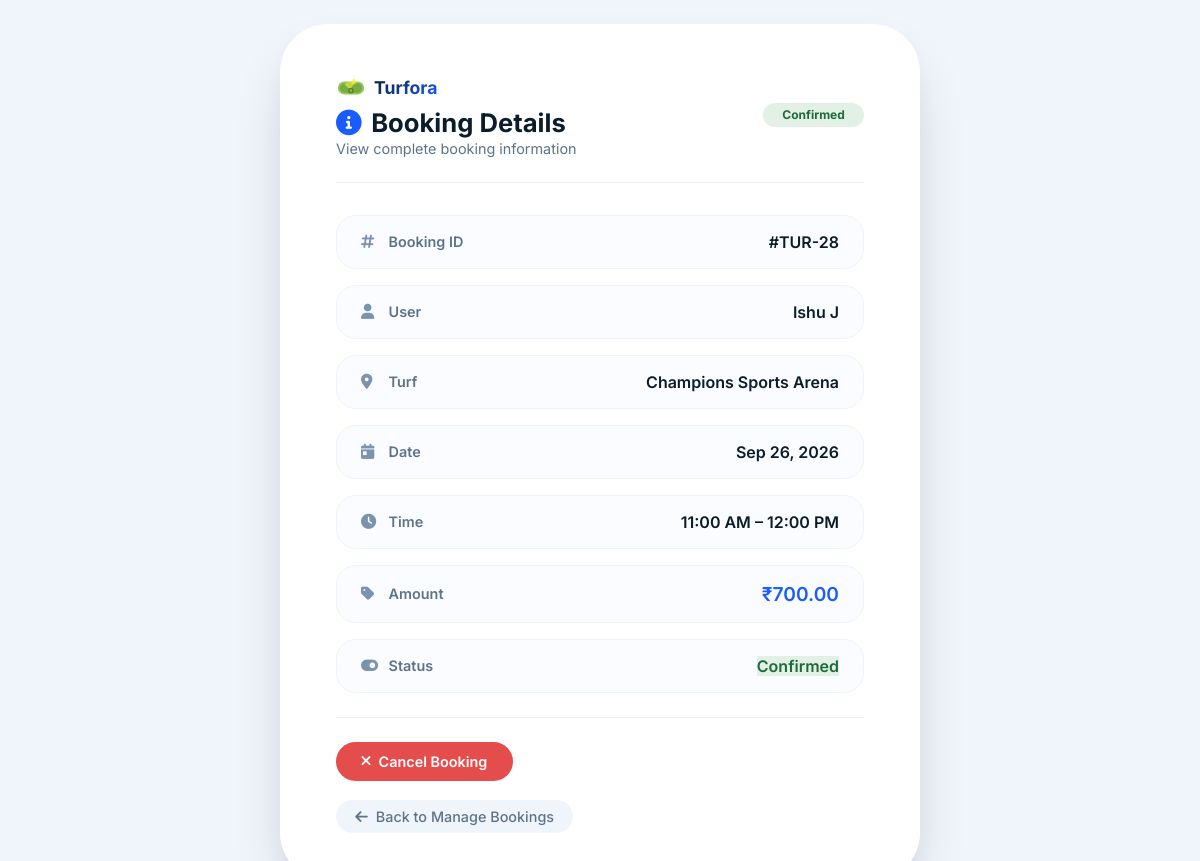
Page /admin_booking_detail/28/ on the committed database.
### turforaapp/models.py (models this page shows, shortened)
class Booking(models.Model):
    turf = models.ForeignKey(Turf, on_delete=models.CASCADE)
    player = models.ForeignKey(Playerdetail, on_delete=models.CASCADE)
    booking_date = models.DateField()
    start_time = models.TimeField()
    end_time = models.TimeField()
    price = models.DecimalField(max_digits=10, decimal_places=2)
    status = models.CharField(
        max_length=20,
        choices=[
            ('confirmed', 'Confirmed'),
            ('cancelled', 'Cancelled'),
        ],
        default='confirmed'
    )
    created_at = models.DateTimeField(auto_now_add=True)

class Playerdetail(models.Model):
     username=models.CharField(max_length=10)
     email=models.EmailField(unique=True)
     phone=models.CharField(max_length=10)
     password=models.CharField(max_length=10)
     confirmPassword=models.CharField(max_length=10)
     is_block = models.BooleanField(default=False)

class Turf(models.Model):
    turf_name = models.CharField(max_length=100)
    location = models.CharField(max_length=100)
    turf_type = models.CharField(max_length=50)
    image = models.ImageField(upload_to='turf_images/', blank=True, null=True)
    description = models.TextField()
    price_per_hour = models.DecimalField(max_digits=10, decimal_places=2)
    available_facilities = models.TextField()
    rating = models.DecimalField(max_digits=3, decimal_places=1, default=0.0)
    address = models.CharField(max_length=255)
    opening_time = models.TimeField()
    closing_time = models.TimeField()
    is_active = models.BooleanField(default=True)

### turforaapp/views.py (the view)
# urls.py: path( 'admin_booking_detail/<int:booking_id>/', views.admin_booking_detail, name='admin_booking_detail'),
def admin_booking_detail(request, booking_id):
    booking = get_object_or_404(
        Booking,
        id=booking_id
    )
    return render(
        request,
        'admin_booking_detail.html',
        {
            'booking': booking
        }
    )

### turforaapp/templates/admin_booking_detail.html (shortened to what this page needs)
<!DOCTYPE html>
<html lang="en">
<head>
    <link rel="stylesheet" href="https://cdnjs.cloudflare.com/ajax/libs/font-awesome/6.0.0-beta3/css/all.min.css" />
</head>
<body>
    <div class="booking-details-container">
        <div class="page-header">
            <div class="title-group">
                <div class="logo-mini" style="margin-bottom:0.3rem;">
                    <span>Turfora</span>
                </div>
                <h2><i class="fas fa-info-circle"></i> Booking Details</h2>
                <span class="sub">View complete booking information</span>
            </div>
            <span class="status-badge {{ booking.status }}">
                 {{ booking.get_status_display }}
            </span>
        </div>
        <div class="booking-details">
    <div class="detail-row">
        <span class="label">
            <i class="fas fa-hashtag"></i>
            Booking ID
        </span>
        <span class="value">
            #TUR-{{ booking.id }}
        </span>
    </div>
    <div class="detail-row">
        <span class="label">
            <i class="fas fa-user"></i>
            User
        </span>
        <span class="value">
            {{ booking.player.username }}
        </span>
    </div>
    <div class="detail-row">
        <span class="label">
            <i class="fas fa-map-marker-alt"></i>
            Turf
        </span>
        <span class="value">
            {{ booking.turf.turf_name }}
        </span>
    </div>
    <div class="detail-row">
        <span class="label">
            <i class="fas fa-calendar-day"></i>
            Date
        </span>
        <span class="value">
            {{ booking.booking_date|date:"M d, Y" }}
        </span>
    </div>
    <div class="detail-row">
        <span class="label">
            <i class="fas fa-clock"></i>
            Time
        </span>
        <span class="value">
            {{ booking.start_time|time:"g:i A" }}
            –
            {{ booking.end_time|time:"g:i A" }}
        </span>
    </div>
    <div class="detail-row">
        <span class="label">
            <i class="fas fa-tag"></i>
            Amount
        </span>
        <span class="value highlight">
            ₹{{ booking.price|floatformat:2 }}
        </span>
    </div>
    <div class="detail-row">
        <span class="label">
            <i class="fas fa-toggle-on"></i>
            Status
        </span>
        <span class="value">
            <span class="status-badge {{ booking.status }}">
                {{ booking.get_status_display }}
            </span>
        </span>
    </div>
</div>
        <div class="detail-actions">
    {% if booking.status == 'confirmed' %}
        <form method="POST"
              action="{% url 'cancel_booking' booking.id %}"
              style="display:inline;">
            <button type="submit"
                    class="btn btn-danger"
                    onclick="return confirm('Are you sure you want to cancel this booking?');">
                <i class="fas fa-times"></i>
                Cancel Booking
            </button>
        </form>
    {% elif booking.status == 'cancelled' %}
        <span class="status-badge cancelled">
            Booking Cancelled
        </span>
    {% endif %}
</div>
        <a href="{% url 'managebookings' %}" class="back-link">
            <i class="fas fa-arrow-left"></i> Back to Manage Bookings
        </a>
    </div>
</body>
</html>

### turforaapp/templates/admin_booking_detail.html (style rules this page uses)
* { margin: 0; padding: 0; box-sizing: border-box; }
body { font-family: 'Inter', sans-serif; background: #f0f5fc; color: #0b1d2b; padding: 1.5rem; min-height: 100vh; display: flex; align-items: center; justify-content: center; }
.booking-details-container { max-width: 640px; width: 100%; background: #ffffff; border-radius: 48px; box-shadow: 0 30px 60px -20px rgba(0, 20, 30, 0.25), 0 10px 30px -10px rgba(0, 0, 0, 0.05); padding: 3rem 3.5rem; transition: all 0.2s ease; }
.page-header { display: flex; justify-content: space-between; align-items: center; flex-wrap: wrap; gap: 1rem; padding-bottom: 1.5rem; border-bottom: 1px solid #edf2f7; margin-bottom: 2rem; }
.page-header .title-group h2 { font-size: 1.6rem; font-weight: 700; color: #0b1d2b; display: flex; align-items: center; gap: 0.6rem; }
.page-header .title-group h2 i { color: #1a5cff; }
.page-header .title-group .sub { color: #5d7388; font-size: 0.9rem; }
.page-header .status-badge { padding: 0.3rem 1.2rem; border-radius: 30px; font-size: 0.75rem; font-weight: 700; }
.status-badge.confirmed { background: #e3f0e5; color: #1d6b3c; }
.logo-mini { display: flex; align-items: center; gap: 0.5rem; font-weight: 700; font-size: 1.1rem; color: #0b1d2b; }
.logo-mini svg { width: 30px; height: 30px; }
.logo-mini span { background: linear-gradient(145deg,#0b1d2b,#1a5cff); -webkit-background-clip:text; -webkit-text-fill-color:transparent; }
.booking-details { display: flex; flex-direction: column; gap: 1rem; }
.detail-row { display: flex; justify-content: space-between; align-items: center; padding: 1rem 1.5rem; background: #fafcff; border-radius: 20px; border: 1px solid #eef3f8; transition: 0.15s; flex-wrap: wrap; gap: 0.5rem; }
.detail-row .label { display: flex; align-items: center; gap: 0.6rem; font-weight: 600; font-size: 0.9rem; color: #5d7388; }
.detail-row .label i { color: #7a94af; width: 18px; font-size: 0.95rem; }
.detail-row .value { font-weight: 600; font-size: 1rem; color: #0b1d2b; }
.detail-row .value.highlight { color: #1a5cff; font-size: 1.2rem; }
.detail-actions { display: flex; gap: 0.8rem; flex-wrap: wrap; margin-top: 1.5rem; padding-top: 1.5rem; border-top: 1px solid #edf2f7; }
.btn { padding: 0.7rem 1.6rem; border-radius: 60px; font-weight: 600; font-size: 0.9rem; border: none; cursor: pointer; transition: 0.15s; font-family: inherit; display: inline-flex; align-items: center; gap: 0.5rem; text-decoration: none; }
.btn-danger { background: #e54c4c; color: white; }
.back-link { display: inline-flex; align-items: center; gap: 0.5rem; color: #5d7388; text-decoration: none; font-weight: 500; transition: 0.15s; padding: 0.5rem 1.2rem; border-radius: 40px; background: #f0f5fc; font-size: 0.9rem; margin-top: 1.2rem; }

### rows in the picture
Booking: status "Confirmed", id "28", player.username "Ishu J", turf.turf_name "Champions Sports Arena", booking_date "Sep 26, 2026", start_time "11:00 AM", end_time "12:00 PM", price "700.00"
